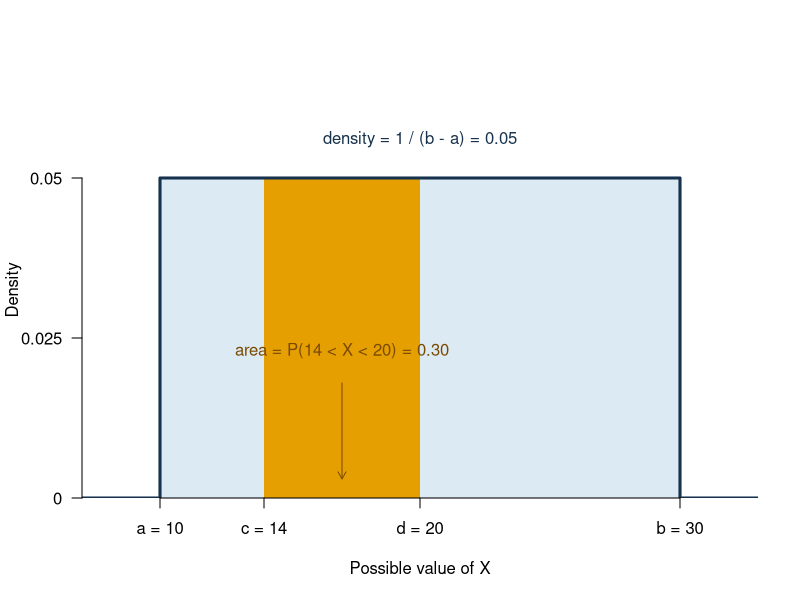
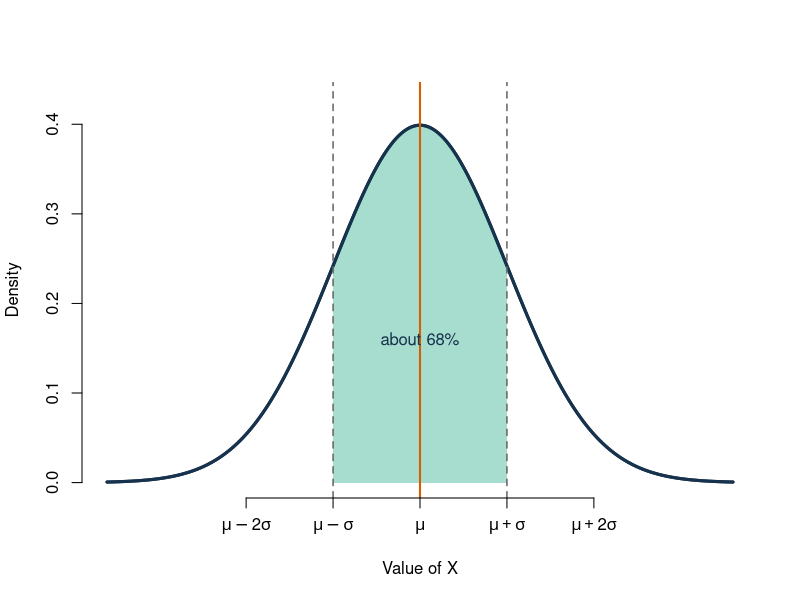
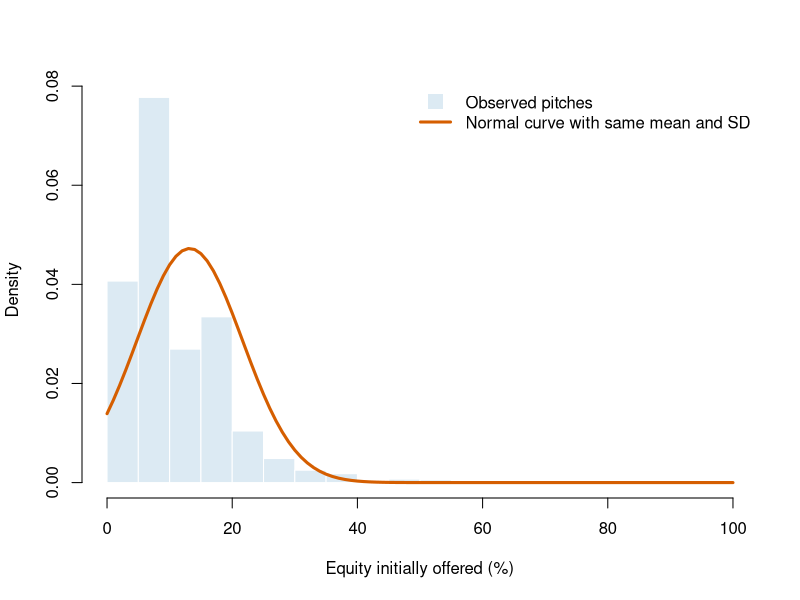
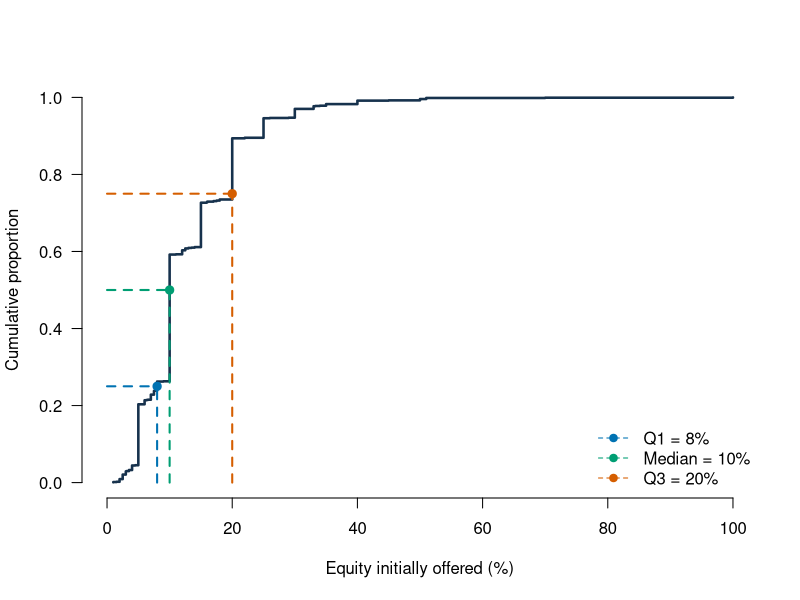

Here is the R script that generated these plots, in order:
## ---- chunk 1
knitr::opts_chunk$set(echo = TRUE, message = FALSE, warning = FALSE,
                      fig.width = 7, fig.height = 4.5)
sharks <- read.csv("data/shark_tank_teaching.csv", stringsAsFactors = FALSE)
## ---- chunk 2
a <- 10
b <- 30
c_cut <- 14
d_cut <- 20
density_height <- 1 / (b - a)

plot(
  NA,
  xlim = c(7, 33),
  ylim = c(0, 0.065),
  bty = "n",
  xaxt = "n",
  yaxt = "n",
  xaxs = "i",
  yaxs = "i",
  xlab = "Possible value of X",
  ylab = "Density"
)
polygon(
  c(a, a, b, b),
  c(0, density_height, density_height, 0),
  col = "#DCEAF3",
  border = NA
)
polygon(
  c(c_cut, c_cut, d_cut, d_cut),
  c(0, density_height, density_height, 0),
  col = "#E69F00",
  border = NA
)
lines(
  c(7, a, a, b, b, 33),
  c(0, 0, density_height, density_height, 0, 0),
  col = "#17324D",
  lwd = 3
)
axis(1, at = c(a, c_cut, d_cut, b),
     labels = c("a = 10", "c = 14", "d = 20", "b = 30"))
axis(2, at = c(0, 0.025, 0.05),
     labels = c("0", "0.025", "0.05"), las = 1)
text(20, 0.056, "density = 1 / (b - a) = 0.05", col = "#17324D")
arrows(17, 0.018, 17, 0.003, length = 0.08, col = "#7A4A00")
text(17, 0.023, "area = P(14 < X < 20) = 0.30", col = "#7A4A00")
## ---- chunk 3
z <- seq(-3.6, 3.6, length.out = 800)
normal_density <- dnorm(z)
plot(
  z,
  normal_density,
  type = "l",
  lwd = 3,
  col = "#17324D",
  bty = "n",
  xaxt = "n",
  xlab = "Value of X",
  ylab = "Density",
  ylim = c(0, 0.43)
)
inside <- z >= -1 & z <= 1
polygon(
  c(-1, z[inside], 1),
  c(0, normal_density[inside], 0),
  col = grDevices::adjustcolor("#009E73", alpha.f = 0.35),
  border = NA
)
lines(z, normal_density, lwd = 3, col = "#17324D")
abline(v = c(-1, 0, 1), lty = c(2, 1, 2),
       col = c("#666666", "#D55E00", "#666666"), lwd = c(1.5, 2, 1.5))
axis(1, at = c(-2, -1, 0, 1, 2),
     labels = c(expression(mu-2*sigma), expression(mu-sigma),
                expression(mu), expression(mu+sigma),
                expression(mu+2*sigma)))
text(0, 0.16, "about 68%", col = "#17324D")
## ---- chunk 4
x <- sharks$equity_offered_pct
hist(
  x,
  breaks = seq(0, 100, by = 5),
  probability = TRUE,
  col = "#DCEAF3",
  border = "white",
  bty = "n",
  xlab = "Equity initially offered (%)",
  ylab = "Density",
  main = ""
)
curve(
  dnorm(x, mean = mean(sharks$equity_offered_pct),
        sd = sd(sharks$equity_offered_pct)),
  add = TRUE,
  col = "#D55E00",
  lwd = 3
)
legend(
  "topright",
  c("Observed pitches", "Normal curve with same mean and SD"),
  pch = c(15, NA), lty = c(0, 1), lwd = c(NA, 3),
  col = c("#DCEAF3", "#D55E00"), pt.cex = 2,
  bty = "n"
)
## ---- chunk 5
equity_quantiles <- quantile(
  sharks$equity_offered_pct,
  probs = c(0.25, 0.50, 0.75)
)
equity_quantiles
IQR(sharks$equity_offered_pct)
## ---- chunk 6
equity_sorted <- sort(sharks$equity_offered_pct)
equity_cumulative <- seq_along(equity_sorted) / length(equity_sorted)
q_values <- as.numeric(equity_quantiles)
q_probs <- c(0.25, 0.50, 0.75)

plot(
  equity_sorted, equity_cumulative,
  type = "s", lwd = 2.5, col = "#17324D",
  xlim = c(0, 100), ylim = c(0, 1),
  bty = "n", las = 1,
  xlab = "Equity initially offered (%)",
  ylab = "Cumulative proportion"
)
segments(0, q_probs, q_values, q_probs,
         col = c("#0072B2", "#009E73", "#D55E00"),
         lty = 2, lwd = 2)
segments(q_values, 0, q_values, q_probs,
         col = c("#0072B2", "#009E73", "#D55E00"),
         lty = 2, lwd = 2)
points(q_values, q_probs, pch = 19,
       col = c("#0072B2", "#009E73", "#D55E00"), cex = 1.1)
legend(
  "bottomright",
  legend = c("Q1 = 8%", "Median = 10%", "Q3 = 20%"),
  col = c("#0072B2", "#009E73", "#D55E00"),
  lty = 2, pch = 19, bty = "n"
)
## ---- chunk 7
# P(X <= 70) when X ~ N(50, 10^2)
pnorm(70, mean = 50, sd = 10)

# central 95% of the standard normal distribution
qnorm(c(0.025, 0.975))
